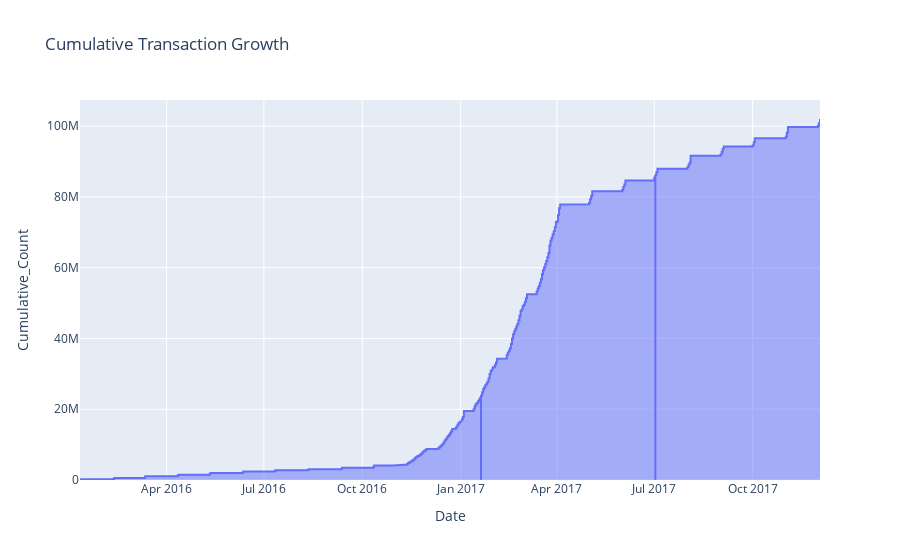

Notebook code cell kept with this figure:
### Code cell
# plotting the area chart using plotly

fig = px.area(df , x = 'Date' , y = 'Cumulative_Count' ,  title = 'Cumulative Transaction Growth')
fig.show()

### Figure 1 — Plotly figure (JSON) as saved in the notebook; plotly's stock layout.template omitted (floating-point values rounded to 4 significant figures; data arrays with more than 128 entries replaced by an {"elided": "..."} marker saying what was removed)
{"data": [{"fillpattern": {"shape": ""}, "hovertemplate": "Date=%{x}<br>Cumulative_Count=%{y}<extra></extra>", "legendgroup": "", "line": {"color": "#636efa"}, "marker": {"symbol": "circle"}, "mode": "lines", "name": "", "orientation": "v", "showlegend": false, "stackgroup": "1", "type": "scatter", "x": {"elided": "20507 str values"}, "xaxis": "x", "y": {"elided": "20507 int values"}, "yaxis": "y"}], "layout": {"autosize": true, "legend": {"tracegroupgap": 0}, "title": {"text": "Cumulative Transaction Growth"}, "xaxis": {"anchor": "y", "autorange": true, "domain": [0, 1], "range": ["2016-01-11", "2017-12-03"], "title": {"text": "Date"}, "type": "date"}, "yaxis": {"anchor": "x", "autorange": true, "domain": [0, 1], "range": [0, 107400000.0], "title": {"text": "Cumulative_Count"}, "type": "linear"}}}
